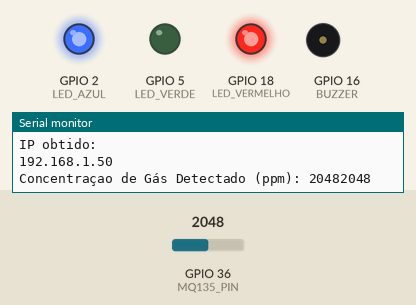
Recording of a sketch running on a simulated ESP32. On the bench: output pins drawn as LEDs (lit = HIGH), buzzer (waves = sounding, pin HIGH), the last lines printed to the serial monitor. The inputs (shaded band) are chosen by the test bench; at power-on: GPIO 36 (MQ135_PIN) = 2048. WiFi joins after 1.5 s; servers stay silent unless stated.

Above: at 3.2 s.
3.3 s: GPIO 36 (MQ135_PIN) set to 737
At 5.4 s:
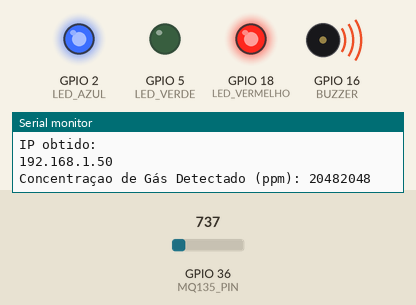
7.1 s: GPIO 36 (MQ135_PIN) set to 628
At 9.1 s:
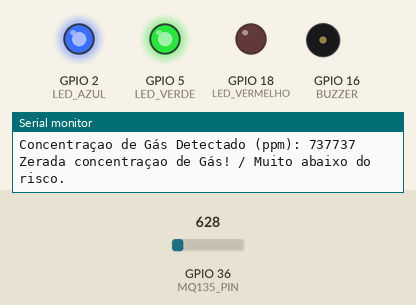
Timing chart, 0 to 10.6 s (numbered marks = the images above; inputs shaded):
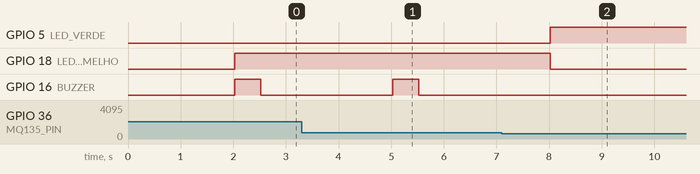

Measured:
- the behaviour switches between 701 and 700 on GPIO 36 (MQ135_PIN) (found by bisection; images 1 and 2)
- after the input at 7.1 s, GPIO 5 (LED_VERDE): LOW → HIGH after 0.93 s; GPIO 18 (LED_VERMELHO): HIGH → LOW after 0.93 s; GPIO 16 (BUZZER): stops changing and stays LOW

The sketch:

Iot_ProjectSensor.ino
```cpp
#include <WiFiClientSecure.h>
#include <UniversalTelegramBot.h>
#include <HTTPClient.h>
#include <WiFi.h>


// Definição dos pinos
#define LED_AZUL 2
#define LED_VERMELHO 18
#define LED_VERDE 5
#define BUZZER 16
#define MQ135_PIN 36 //A0

// Configurações do Telegram
#define bot_token "numero do token"
#define chat_id "numero do id"


WiFiClientSecure clientSecure;
UniversalTelegramBot bot(bot_token, clientSecure);
// Intervalor de 1 minuto para envio de nova notificação.
int botRequestDelay = 60000;
unsigned long lastTimeBotRan;


// Configurações da rede WiFi
const char* ssid = "nome da rede";
const char* password = "senha de acesso a rede";


// Envia notificação ao Telegram
void SendTelegramNotification(String message) {
bot.sendMessage(chat_id, message, "");
Serial.println(message);
}


// Função para acender o LED Azul
void acenderLedAzul() {
  digitalWrite(LED_AZUL, HIGH);
}

// Função para apagar o LED Azul
void apagarLedAzul() {
  digitalWrite(LED_AZUL, LOW);
}

// Função para acender o LED Vermelho e apagar o LED Verde
void acenderLedVermelho() {
  digitalWrite(LED_VERMELHO, HIGH);
  digitalWrite(LED_VERDE, LOW);
}

// Função para apagar o LED Vermelho e acender o LED Verde
void apagarLedVermelho() {
  digitalWrite(LED_VERMELHO, LOW);
  digitalWrite(LED_VERDE, HIGH);
}

void setup() {
  // Configuração dos pinos como saídas
  pinMode(LED_AZUL, OUTPUT);
  pinMode(LED_VERMELHO, OUTPUT);
  pinMode(LED_VERDE, OUTPUT);
  pinMode(BUZZER, OUTPUT);

  // Conexão à rede WiFi
  WiFi.begin(ssid, password);
  Serial.begin(9200);
  while (WiFi.status() != WL_CONNECTED) {
    delay(1000);
    Serial.println("Conectando à rede WiFi...");
  }

  Serial.println("Conexão WiFi estabelecida!");
  Serial.println("IP obtido: ");
  Serial.println(WiFi.localIP());

  // Ligando o LED Azul quando conectado à rede WiFi
  acenderLedAzul();

  // Add root certificate for api.telegram.org
  clientSecure.setCACert(TELEGRAM_CERTIFICATE_ROOT);
  // Testa notificação pelo telegram
  //SendTelegramNotification("Testando envio de notificação.");
}

void loop() {
  // Leitura do valor do sensor MQ-135
  int gasValue = analogRead(MQ135_PIN);


  String send_msg = "";
  String aux = "";

  // Verificando se o sensor detectou gás
  if (gasValue > 700) {
    // Acende o LED Vermelho e apaga o LED Verde
    acenderLedVermelho();
    digitalWrite(BUZZER, HIGH); // Ativa o buzzer
    delay(500);
    digitalWrite(BUZZER, LOW);
    delay(500);
    aux = String(gasValue);
    Serial.print("Concentraçao de Gás Detectado (ppm): " + aux);
    Serial.println(gasValue);
    send_msg = "ALERTA! Alta concentraçao de Gás Detectado (ppm): " + aux;

    if (millis() > lastTimeBotRan + botRequestDelay)  {
    SendTelegramNotification(send_msg);
    lastTimeBotRan = millis();
    }

  } else {
    // Apaga o LED Vermelho e acende o LED Verde
    apagarLedVermelho();
    digitalWrite(BUZZER, LOW); // Desativa o buzzer
    Serial.println("Zerada concentraçao de Gás! / Muito abaixo do risco.");

  }

  delay(2000); // Aguarda 2 segundo antes de ler novamente o sensor
}
```
